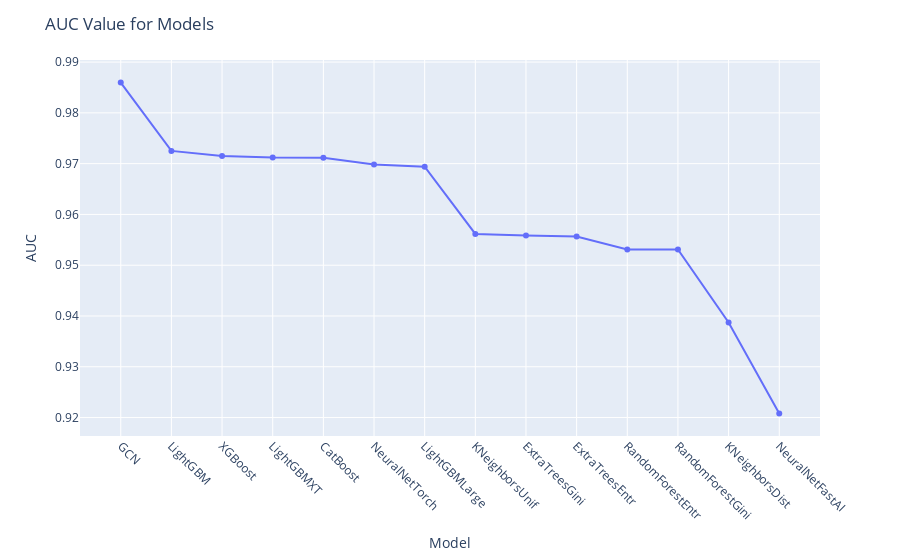

Write notebook code for a chart like this one.
### Code cell
import plotly.graph_objs as go
import plotly.express as px

def plot_auc_curve(filtered_df):
    # 모델 별 최대 AUC 값 구하기
    max_auc_df = filtered_df.groupby('model')['auc'].max().reset_index()

    # AUC 값 기준으로 데이터프레임 정렬 (가장 큰 값이 왼쪽에 오도록)
    max_auc_df = max_auc_df.sort_values(by='auc', ascending=False)

    # AUC 커브 그리기
    fig = px.line(max_auc_df, x='model', y='auc', markers=True)
    fig.update_traces(line=dict(width=2))  # 라인 굵기 설정
    fig.update_layout(
        title='AUC Value for Models',
        xaxis_title='Model',
        yaxis_title='AUC',
        xaxis=dict(tickangle=45),  # x축 라벨 회전
        hovermode='closest',  # 마우스 호버시 가장 가까운 점 정보 표시
    )

    # 커서를 댔을 때 추가 정보 표시
    def show_info(trace, points, selector):
        model_name = max_auc_df.iloc[points.point_inds[0]]['model']
        throw_rate = filtered_df[filtered_df['model'] == model_name]['throw_rate'].iloc[0]
        train_frate = filtered_df[filtered_df['model'] == model_name]['train_frate'].iloc[0]
        test_frate = filtered_df[filtered_df['model'] == model_name]['test_frate'].iloc[0]
        fig.update_layout(title=f"AUC value for Models (Maximum AUC)<br>Model: {model_name}<br>Throw Rate: {throw_rate}<br>Train FRATE: {train_frate}<br>Test FRATE: {test_frate}")

    fig.data[0].on_hover(show_info)

    fig.show()

# 함수 호출 예시
plot_auc_curve(filtered_df)

### Figure 1 — Plotly figure (JSON) as saved in the notebook; plotly's stock layout.template omitted (floating-point values rounded to 4 significant figures)
{"data": [{"hovertemplate": "model=%{x}<br>auc=%{y}<extra></extra>", "legendgroup": "", "line": {"color": "#636efa", "dash": "solid", "width": 2}, "marker": {"symbol": "circle"}, "mode": "markers+lines", "name": "", "orientation": "v", "showlegend": false, "type": "scatter", "x": ["GCN", "LightGBM", "XGBoost", "LightGBMXT", "CatBoost", "NeuralNetTorch", "LightGBMLarge", "KNeighborsUnif", "ExtraTreesGini", "ExtraTreesEntr", "RandomForestEntr", "RandomForestGini", "KNeighborsDist", "NeuralNetFastAI"], "xaxis": "x", "y": [0.986, 0.9725, 0.9715, 0.9712, 0.9712, 0.9698, 0.9694, 0.9562, 0.9559, 0.9556, 0.9531, 0.9531, 0.9387, 0.9208], "yaxis": "y"}], "layout": {"autosize": true, "hovermode": "closest", "legend": {"tracegroupgap": 0}, "margin": {"t": 60}, "title": {"text": "AUC Value for Models"}, "xaxis": {"anchor": "y", "autorange": true, "domain": [0, 1], "range": [-0.7815, 13.78], "tickangle": 45, "title": {"text": "Model"}, "type": "category"}, "yaxis": {"anchor": "x", "autorange": true, "domain": [0, 1], "range": [0.9153, 0.9914], "title": {"text": "AUC"}, "type": "linear"}}}
